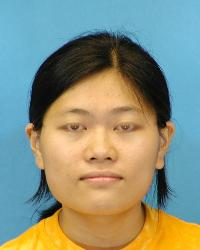
#> input picture data/raw/cufs/photos/f1-002-01.jpg, 200 x 250 px; its folder holds only this picture in this run
$ python create_synthetic_celeba_sketches.py
#> lines starting #> are read from the running program, lines starting #| are printed output that depends on the picture
#> call 2 of _process_split, with split_name = 'test'
#> in _process_split, img is the input picture: shape (250, 200, 3); mean B, G, R 126.3, 145.1, 137.4
"""
Create synthetic sketch–photo pairs from CelebA photos for Pix2Pix fine-tuning.

Why this exists
---------------
- The current Pix2Pix generator was trained only on CUFS forensic sketches.
- CelebA / internet-style sketches have a different appearance (domain gap),
  so the CUFS-only generator produces blurry / off-identity faces.
- To keep the CUFS pipeline untouched and still improve CelebA performance,
  we fine-tune a *copy* of the CUFS Pix2Pix generator on synthetic data.

What this script does
---------------------
- Takes cropped CelebA face photos and converts them to sketch-like images
  using Canny edges + light smoothing (CPU-only, OpenCV).
- Creates paired images in the same `A|B` format used for CUFS Pix2Pix
  training: left half = synthetic sketch, right half = original photo.
- Writes pairs into a new dataset directory inside the pix2pix repo:

    pytorch-CycleGAN-and-pix2pix/datasets/celeba_synth/train
    pytorch-CycleGAN-and-pix2pix/datasets/celeba_synth/test

- Optionally oversamples existing CUFS Pix2Pix pairs into this dataset so
  that the fine-tuning data is dominated by CelebA but still includes a
  non-trivial fraction of real CUFS pairs (~10% by count).

This synthetic dataset is then used to fine-tune a separate generator
checkpoint for CelebA while the original CUFS-trained checkpoint remains
unchanged. This preserves the existing CUFS pipeline exactly as-is, while
improving identity preservation for CelebA and internet sketches.
"""

from __future__ import annotations

import argparse
import math
from pathlib import Path
from typing import Iterable, List

import cv2
import numpy as np


PROJECT_ROOT = Path(__file__).resolve().parents[2]

# Default input: cropped CelebA photos (already aligned to faces)
DEFAULT_CELEBA_PHOTO_DIR = PROJECT_ROOT / "data" / "raw" / "celeba" / "photos"

# Output: Pix2Pix-ready paired dataset inside the original pix2pix repo
PIX2PIX_DATASETS_ROOT = PROJECT_ROOT / "pytorch-CycleGAN-and-pix2pix" / "datasets"
DEFAULT_OUT_DATASET = PIX2PIX_DATASETS_ROOT / "celeba_synth"

# Original CUFS Pix2Pix dataset (already aligned pairs).
CUFS_PIX2PIX_ROOT = PIX2PIX_DATASETS_ROOT / "cufs_pix2pix"


def list_images(root: Path) -> List[Path]:
    exts = {".jpg", ".jpeg", ".png", ".bmp"}
    return sorted([p for p in root.glob("*") if p.suffix.lower() in exts])


def ensure_dir(path: Path) -> None:
    path.mkdir(parents=True, exist_ok=True)


def photo_to_synthetic_sketch(
    img_bgr: np.ndarray,
    img_size: int = 256,
    canny_low: int = 50,
    canny_high: int = 150,
) -> np.ndarray:
    """
    Convert a BGR face photo to a synthetic sketch.

    The goal is not photorealistic pencil art, but a stable, high-contrast
    sketch that roughly matches the CUFS-like sketches the generator expects.
    """
#> called with img_size = 256, canny_low = 50, canny_high = 150
    # Resize and convert to grayscale
    img_resized = cv2.resize(img_bgr, (img_size, img_size), interpolation=cv2.INTER_AREA)
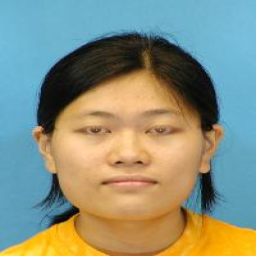
#> img_resized: shape (256, 256, 3); mean B, G, R 126.2, 145, 137.3
    gray = cv2.cvtColor(img_resized, cv2.COLOR_BGR2GRAY)
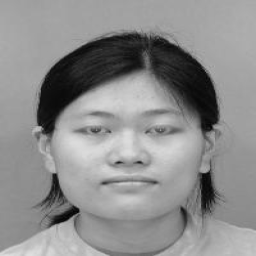
#> gray: shape (256, 256); min 2, max 223, mean 140.5

    # Normalize contrast for more consistent edges
    gray = cv2.equalizeHist(gray)
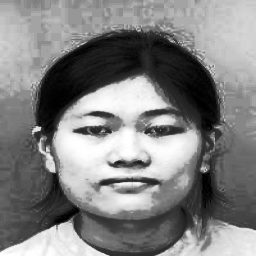
#> gray: shape (256, 256); min 0, max 255, mean 129.3

    # Canny edges
    edges = cv2.Canny(gray, canny_low, canny_high)
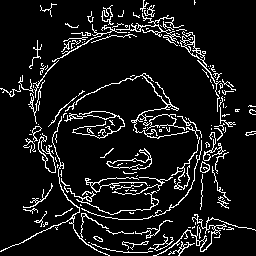
#> edges: shape (256, 256); 9.3% white in thin lines or dots

    # Slightly thicken and smooth edges
    kernel = np.ones((2, 2), np.uint8)
    edges = cv2.dilate(edges, kernel, iterations=1)
#> edges: shape (256, 256); 20.3% white in thin lines or dots
    edges = cv2.GaussianBlur(edges, (3, 3), 0)
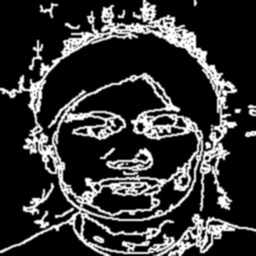
#> edges: shape (256, 256); min 0, max 255, mean 51.8

    # Invert so that lines are dark on light background, similar to CUFS
    sketch = 255 - edges
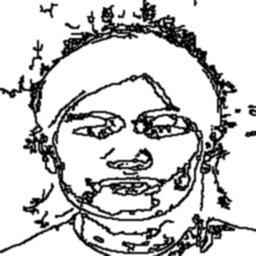
#> sketch: shape (256, 256); min 0, max 255, mean 203.2

    # Convert to 3-channel for consistency with CUFS pix2pix input
    sketch_3c = cv2.cvtColor(sketch, cv2.COLOR_GRAY2BGR)
    return sketch_3c


def build_celeba_pairs(
    photo_dir: Path,
    out_root: Path,
    img_size: int = 256,
    val_ratio: float = 0.05,
    canny_low: int = 50,
    canny_high: int = 150,
    max_images: int | None = None,
) -> None:
    """
    Create Pix2Pix paired images for CelebA:
    left = synthetic sketch, right = original photo (both resized to img_size).
    """
    photos = list_images(photo_dir)
    if max_images is not None:
        photos = photos[:max_images]

    if not photos:
        raise RuntimeError(f"No input images found in {photo_dir}")

    n_total = len(photos)
    n_val = max(1, int(n_total * val_ratio))

    train_paths = photos[n_val:]
    val_paths = photos[:n_val]

    train_dir = out_root / "train"
    test_dir = out_root / "test"
    ensure_dir(train_dir)
    ensure_dir(test_dir)

    def _process_split(
        paths: Iterable[Path],
        out_dir: Path,
        split_name: str,
    ) -> int:
        count = 0
        for i, photo_path in enumerate(paths, start=1):
            img = cv2.imread(str(photo_path))
            if img is None:
                continue

            sketch = photo_to_synthetic_sketch(
                img, img_size=img_size, canny_low=canny_low, canny_high=canny_high
            )
            photo_resized = cv2.resize(
                img, (img_size, img_size), interpolation=cv2.INTER_AREA
            )

            pair = cv2.hconcat([sketch, photo_resized])
            out_path = out_dir / photo_path.name
            cv2.imwrite(str(out_path), pair)

            count += 1
            if i % 500 == 0:
                print(f"[{split_name}] Processed {i}/{len(list(paths))} images...")
        return count

    print(f"➡ Creating CelebA synthetic pairs in: {out_root}")
    n_train = _process_split(train_paths, train_dir, "train")
    n_test = _process_split(val_paths, test_dir, "test")
#> in _process_split (call 2), `pair = cv2.hconcat([sketch, photo_resized])`:
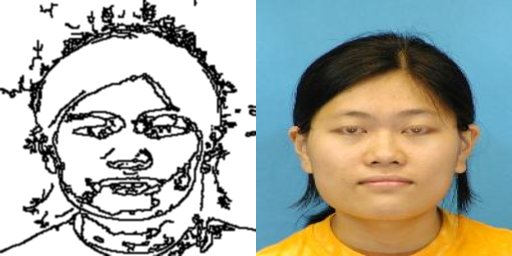
#> pair: shape (256, 512, 3); mean B, G, R 164.7, 174.1, 170.3

    print(f"✅ CelebA synthetic train pairs: {n_train}")
    print(f"✅ CelebA synthetic test  pairs: {n_test}")


def oversample_cufs_into_celeba(out_root: Path, target_cufs_ratio: float = 0.10) -> None:
    """
    Oversample CUFS Pix2Pix pairs into the CelebA synthetic dataset.

    This is a purely offline data operation: we do NOT modify the CUFS
    training code or the existing CUFS generator. Instead, we copy CUFS
    paired images into the CelebA dataset (with suffixed filenames) so that
    the fine-tuning data remains mostly CelebA (~90%) but still includes
    a healthy amount of real CUFS sketches as regularization.
    """
    train_dir = out_root / "train"
    test_dir = out_root / "test"
    ensure_dir(train_dir)
    ensure_dir(test_dir)

    celeba_train = list_images(train_dir)
    celeba_test = list_images(test_dir)
    n_celeba_train = len(celeba_train)
    n_celeba_test = len(celeba_test)

    if n_celeba_train == 0:
        print("⚠️ No CelebA train pairs found; skipping CUFS oversampling.")
        return

    cufs_train_dir = CUFS_PIX2PIX_ROOT / "train"
    cufs_test_dir = CUFS_PIX2PIX_ROOT / "test"

    cufs_train = list_images(cufs_train_dir)
    cufs_test = list_images(cufs_test_dir)

    if not cufs_train:
        print("⚠️ No CUFS Pix2Pix pairs found; skipping CUFS oversampling.")
        return

    # Compute how many CUFS copies we need so that:
    #   effective_cufs / (celeba + effective_cufs) ~= target_cufs_ratio
    # Solve for effective_cufs:
    #   effective_cufs = target * (celeba + effective_cufs)
    #   effective_cufs * (1 - target) = target * celeba
    #   effective_cufs = target * celeba / (1 - target)
    desired_cufs_train = int(
        math.ceil(target_cufs_ratio * n_celeba_train / (1.0 - target_cufs_ratio))
    )
    copies_per_img = max(1, math.ceil(desired_cufs_train / max(1, len(cufs_train))))

    print(
        f"➡ Oversampling CUFS into CelebA train: "
        f"{len(cufs_train)} base images × {copies_per_img} copies each "
        f"→ target ≈ {target_cufs_ratio*100:.1f}% CUFS"
    )

    def _copy_with_suffix(
        src_list: List[Path],
        dst_dir: Path,
        split_name: str,
        copies: int,
    ) -> int:
        copied = 0
        for src in src_list:
            for k in range(copies):
                dst_name = f"{src.stem}_cufs_{k:02d}{src.suffix}"
                dst_path = dst_dir / dst_name
                img = cv2.imread(str(src))
                if img is None:
                    continue
                cv2.imwrite(str(dst_path), img)
                copied += 1
        print(f"✅ Copied {copied} CUFS pairs into {split_name}")
        return copied

    _copy_with_suffix(cufs_train, train_dir, "train", copies_per_img)

    if cufs_test and n_celeba_test > 0:
        # For test we do a single copy per image; exact ratio is less critical.
        _copy_with_suffix(cufs_test, test_dir, "test", copies=1)


def parse_args() -> argparse.Namespace:
    parser = argparse.ArgumentParser(
        description=(
            "Create synthetic CelebA sketch–photo pairs for Pix2Pix fine-tuning "
            "and optionally oversample CUFS pairs into the same dataset."
        )
    )
    parser.add_argument(
        "--input_root",
        type=Path,
        default=DEFAULT_CELEBA_PHOTO_DIR,
        help="Directory with cropped CelebA face photos.",
    )
    parser.add_argument(
        "--out_root",
        type=Path,
        default=DEFAULT_OUT_DATASET,
        help="Output Pix2Pix dataset root inside the pix2pix repo.",
    )
    parser.add_argument(
        "--img_size",
        type=int,
        default=256,
        help="Target image size (both sketch and photo are resized to this).",
    )
    parser.add_argument(
        "--val_ratio",
        type=float,
        default=0.05,
        help="Fraction of images reserved for test split.",
    )
    parser.add_argument(
        "--canny_low",
        type=int,
        default=50,
        help="Lower Canny edge threshold.",
    )
    parser.add_argument(
        "--canny_high",
        type=int,
        default=150,
        help="Upper Canny edge threshold.",
    )
    parser.add_argument(
        "--max_images",
        type=int,
        default=None,
        help="Optional cap on number of CelebA photos to process (for quick tests).",
    )
    parser.add_argument(
        "--no_cufs_oversample",
        action="store_true",
        help="If set, do NOT copy CUFS Pix2Pix pairs into the CelebA dataset.",
    )
    parser.add_argument(
        "--cufs_ratio",
        type=float,
        default=0.10,
        help="Approximate target CUFS fraction in the mixed training set.",
    )
    return parser.parse_args()


def main() -> None:
    args = parse_args()

    build_celeba_pairs(
        photo_dir=args.input_root,
        out_root=args.out_root,
        img_size=args.img_size,
        val_ratio=args.val_ratio,
        canny_low=args.canny_low,
        canny_high=args.canny_high,
        max_images=args.max_images,
    )

    if not args.no_cufs_oversample:
        oversample_cufs_into_celeba(out_root=args.out_root, target_cufs_ratio=args.cufs_ratio)
    else:
        print("ℹ️ Skipping CUFS oversampling (no_cufs_oversample flag set).")


if __name__ == "__main__":
    main()

$ run again, on data/raw/cufs/photos/f1-003-01.jpg
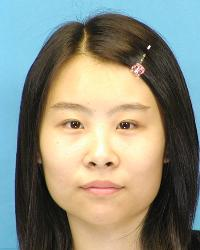
#> input picture data/raw/cufs/photos/f1-003-01.jpg, 200 x 250 px
#> in _process_split, img is the input picture: shape (250, 200, 3); mean B, G, R 126.1, 140.5, 139.6
#> in photo_to_synthetic_sketch, `edges = cv2.Canny(gray, canny_low, canny_high)`:
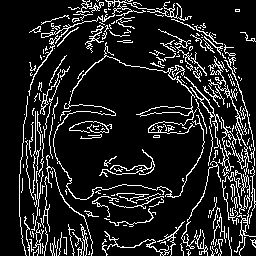
#> edges: shape (256, 256); 13.1% white in thin lines or dots
#> in _process_split (call 2), `pair = cv2.hconcat([sketch, photo_resized])`:
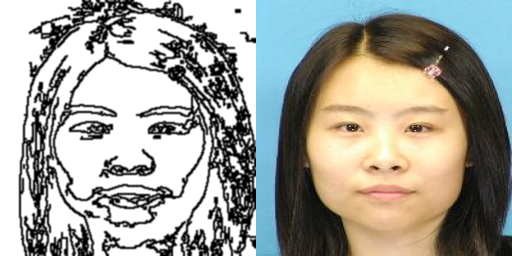
#> pair: shape (256, 512, 3); mean B, G, R 153.9, 161.1, 160.7

$ run again, on data/raw/cufs/photos/f1-004-01.jpg
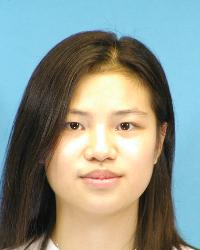
#> input picture data/raw/cufs/photos/f1-004-01.jpg, 200 x 250 px
#> in _process_split, img is the input picture: shape (250, 200, 3); mean B, G, R 140, 149, 140.1
#> in photo_to_synthetic_sketch, `edges = cv2.Canny(gray, canny_low, canny_high)`:
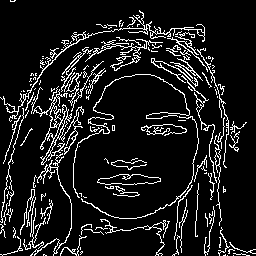
#> edges: shape (256, 256); 10.8% white in thin lines or dots
#> in _process_split (call 2), `pair = cv2.hconcat([sketch, photo_resized])`:
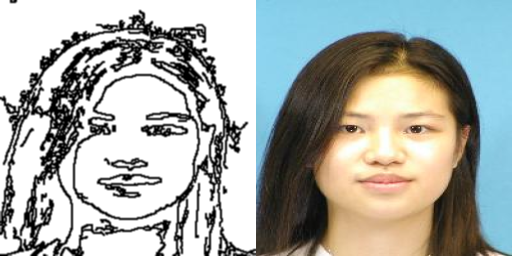
#> pair: shape (256, 512, 3); mean B, G, R 167.5, 172, 167.6
